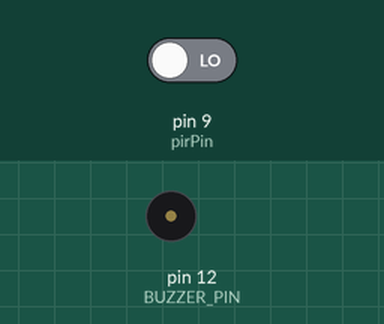
A sketch run on a simulated Arduino Uno, built with avr-gcc and run on an emulated ATmega328P. Parts: buzzer (waves = sounding). The test bench sets the inputs (shaded band); at power-on: pin 9 (pirPin) LOW. What the sketch prints to the serial monitor is not drawn.

Above: at 1.8 s.
1.9 s: pin 9 (pirPin) driven HIGH
At 2.7 s:
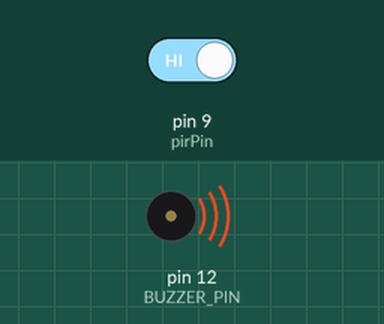
7.9 s: pin 9 (pirPin) driven LOW
At 8.4 s:
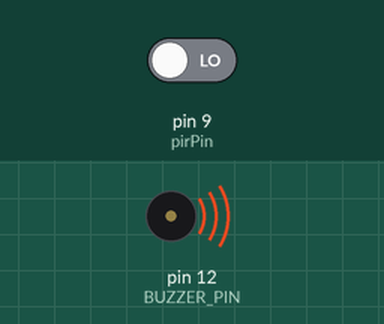
Timing chart, 0 to 10.9 s (numbered marks = the images above; inputs shaded):
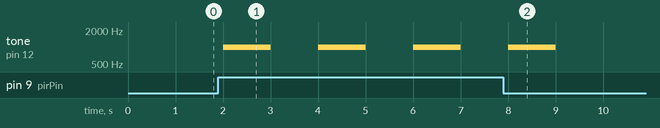

The sketch:

Anti_movement_system.ino
```cpp
// --- Déclaration des broches ---
int pirPin = 9;         // Broche du capteur PIR (signal OUT)
int BUZZER_PIN = 12;      // Broche où le buzzer est connecté
int val = 0;             // Variable pour stocker l’état du capteur PIR

// --- Configuration initiale ---
void setup() {
  pinMode(BUZZER_PIN, OUTPUT);  // Définit la broche du buzzer comme sortie
  pinMode(pirPin, INPUT);       // Définit la broche du capteur PIR comme entrée
  Serial.begin(9600);           // Démarre la communication série à 9600 bps
  Serial.println("Test du capteur PIR + buzzer en cours...");
}

// --- Boucle principale ---
void loop() {
  val = digitalRead(pirPin);    // Lit l’état du capteur PIR (HIGH ou LOW)

  if (val == HIGH) {            // Si un mouvement est détecté
    Serial.println("🚶 Mouvement détecté !");

    // --- 1er bip ---
    tone(BUZZER_PIN, 1000);     // Fait émettre un son de 1000 Hz
    delay(1000);                // Attend 1 seconde
    noTone(BUZZER_PIN);         // Stoppe le son
    delay(1000);                // Pause 1 seconde

    // --- 2e bip ---
    tone(BUZZER_PIN, 1000);
    delay(1000);
    noTone(BUZZER_PIN);
    delay(1000);

    // --- 3e bip ---
    tone(BUZZER_PIN, 1000);
    delay(1000);
    noTone(BUZZER_PIN);
    delay(1000);

    // --- 4e bip ---
    tone(BUZZER_PIN, 1000);
    delay(1000);
    noTone(BUZZER_PIN);

    Serial.println("Fin d’alerte 🚨");
  }
  else {                        // Si aucun mouvement n’est détecté
    noTone(BUZZER_PIN);         // S'assure que le buzzer est éteint
    Serial.println("Aucun mouvement...");
  }

  delay(500);                   // Petit délai pour éviter le spam du moniteur série
}
```

Measured:
- after the input at 1.9 s, tone on pin 12 (BUZZER_PIN): alternates 1000 Hz for 1.0 s and silent for 1.0 s, starting after 0.10 s
- after the input at 7.9 s, tone on pin 12 (BUZZER_PIN): goes on until 9.0 s, then stays silent
